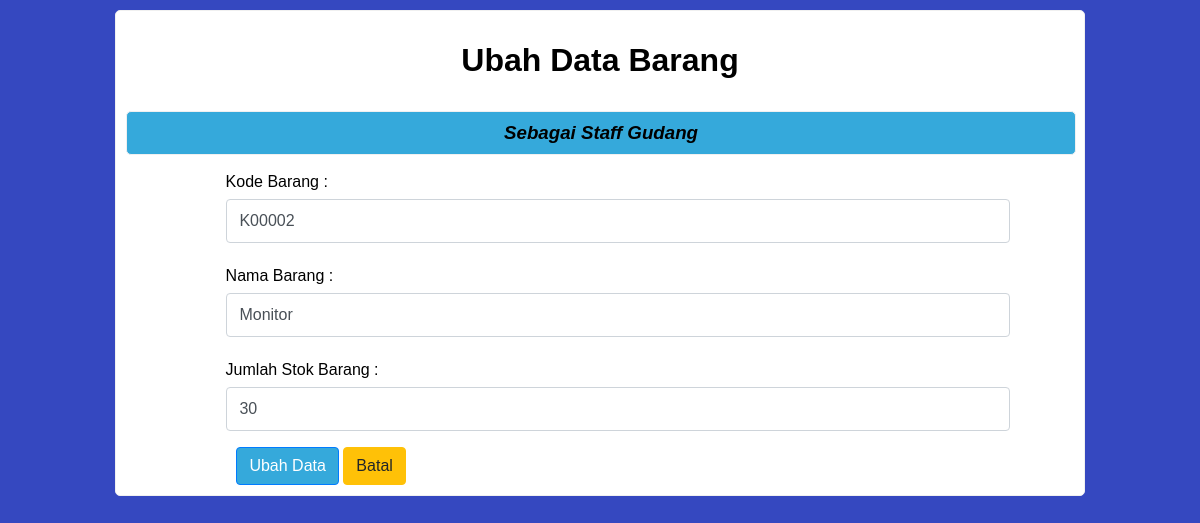
Page /ubah.php?id=2 (signed in) on the committed database.
### tables this page shows
CREATE TABLE `barang` (
  `id_barang` int(11) NOT NULL,
  `kode_barang` char(7) NOT NULL,
  `nama_barang` varchar(100) NOT NULL,
  `stok` int(11) NOT NULL,
  `tanggal` date NOT NULL
);

### connect.php (called while the page is built, shortened)
<?php
$conn = mysqli_connect("localhost","root","","db_barang");
function query($query){
	global $conn;
	$result= mysqli_query($conn, $query);
	$rows = [];
	while ($row = mysqli_fetch_assoc($result)){
		$rows[] = $row;
	}
	return $rows;
}
?>

### ubah.php (the view, shortened to what this page needs)
<?php
	require 'connect.php';
	$id = $_GET["id"];
	$query = query("SELECT * FROM barang WHERE id_barang = $id")[0];
 ?>
  <!DOCTYPE html>
 <html>
 	<link rel="stylesheet" type="text/css" href="style.css">
 <head>
 </head>
 <body>
 	<div class="konten">
 		<h1>Ubah Data Barang</h1>
 		<div class="menu">
			<h3>Sebagai Staff Gudang</h3>
		</div>
 		<form action="" method="post">
 			<div class="form-group">
            	<label for="kode">Kode Barang :</label>
            	<input type="text" name="kode" class="form-control" required id="kode" autocomplete="off" value="<?= $query['kode_barang']?>" />
        	</div>
        	<div class="form-group">
            	<label for="nama">Nama Barang :</label>
            	<input type="text" name="nama" class="form-control" required id="nama" autocomplete="off" value="<?= $query['nama_barang']?>"/>
        	</div>
        	<div class="form-group">
            	<label for="stok">Jumlah Stok Barang :</label>
            	<input type="number" name="stok" class="form-control" required id="stok" autocomplete="off" value="<?= $query['stok']?>"/>
        	</div>
        	<button type="submit" name="submit" class="btn btn-primary">Ubah Data</button>
        	<a href="index.php" class="btn btn-warning" role="button" onclick="return confirm('Batalkan perubahan?')">Batal</a>
 		</form>
 	</div>
 </body>
 </html>

### style.css (style rules this page uses)
body { background-color:#3548C0; font-size:16px color:#444; }
h1 { text-align: center; padding-bottom: 10px; }
.menu { width: 100%; background-color: #35A9DB; border: 1px solid #f0f0f0; border-radius: 5px; padding: 5px auto; margin: 10px auto; }
div.menu h3 { text-align: center; font-style: italic; overflow: hidden; margin: 10px auto; }
.konten { width: 80%; margin: 10px auto; background-color: white; padding: 10px 10px; border-radius: 5px; border: 1px solid #f0f0f0; text-align: left; font-family: sans-serif; }
label { text-align: left; display: block; padding: 0.5em 1.5em 0.5em 6.2em; }
a { color: #007bff; text-decoration: none; background-color: transparent; }
button { border-radius: 0; }
.btn { display: inline-block; font-weight: 400; color: #212529; text-align: center; vertical-align: middle; -webkit-user-select: none; -moz-user-select: none; -ms-user-select: none; user-select: none; background-color: transparent; border: 1px solid transparent; padding: 0.375rem 0.75rem; font-size: 1rem; line-height: 1.5; border-radius: 0.25rem; transition: color 0.15s ease-in-out, background-color 0.15s ease-in-out, border-color 0.15s ease-in-out, box-shadow 0.15s ease-in-out; }
.btn-primary { color: #fff; background-color: #35A9DB; border-color: #007bff; margin-left: 110px; }
.btn-warning { color: #212529; background-color: #ffc107; border-color: #ffc107; }
.form-control { display: block; width: 80%; margin-left: 100px; height: calc(1rem + 0.75rem + 2px); padding: 0.375rem 0.75rem; font-size: 1rem; font-weight: 400; line-height: 1.5; color: #495057; background-color: #fff; background-clip: padding-box; border: 1px solid #ced4da; border-radius: 0.25rem; transition: border-color 0.15s ease-in-out, box-shadow 0.15s ease-in-out; }
.form-control::placeholder { color: #6c757d; opacity: 1; }
.form-group { margin-bottom: 1rem; }

### rows in the picture
barang: kode "K00002", nama "Monitor", stok "30"
